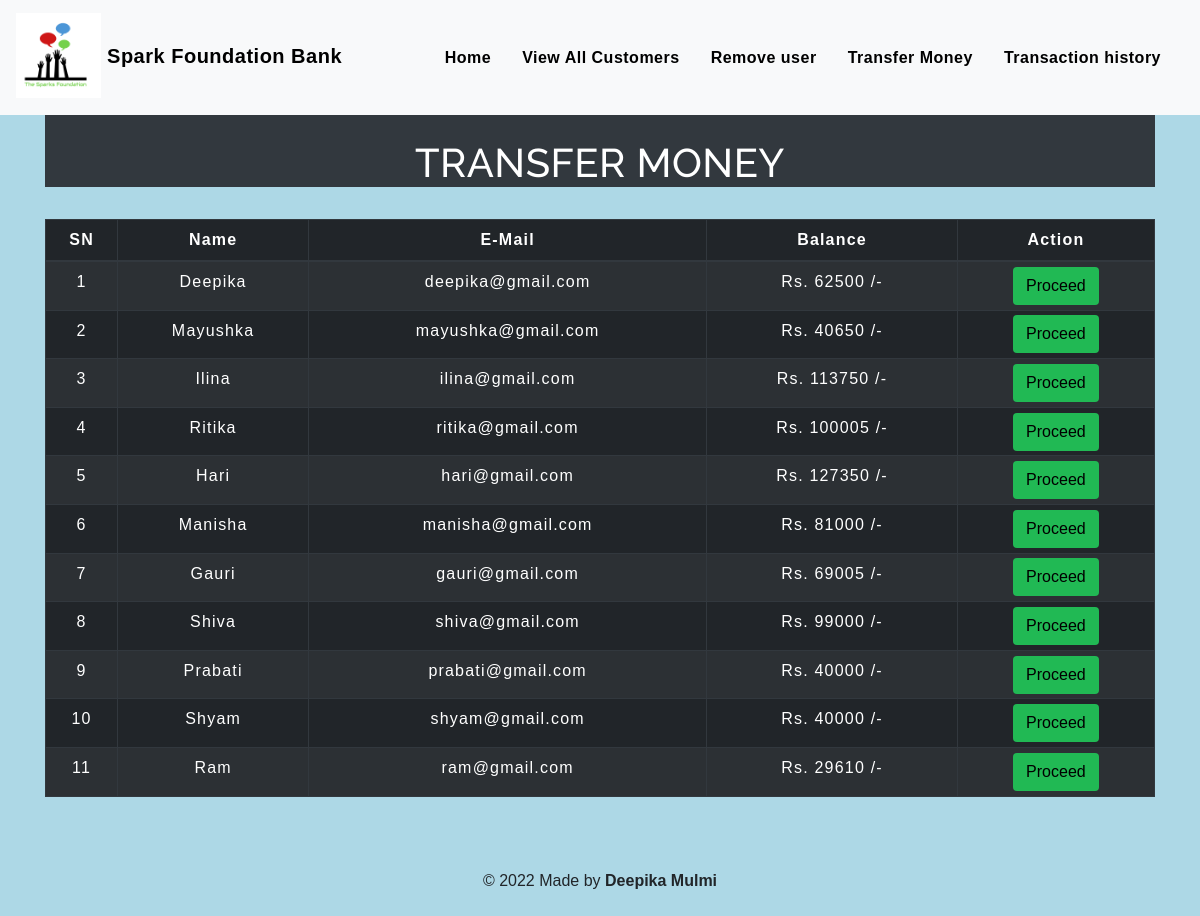
The app's page /transfermoney.php with its own data.
### tables this page shows
CREATE TABLE `users` (
  `id` int(3) NOT NULL,
  `name` text NOT NULL,
  `email` varchar(30) NOT NULL,
  `gender` varchar(155) NOT NULL,
  `balance` int(8) NOT NULL
);

### transfermoney.php (the view, shortened to what this page needs)
<!DOCTYPE html>
<html lang="en">
<head>
    <link rel="stylesheet" href="https://maxcdn.bootstrapcdn.com/bootstrap/4.0.0/css/bootstrap.min.css">
    <link rel="stylesheet" type="text/css" href="css/table.css">
    <link rel="stylesheet" type="text/css" href="css/navbar.css">
</head>
<body style="background-color :#ADD8E6;">
<?php
    include 'config.php';
    $sql = "SELECT * FROM users";
    $result = mysqli_query($conn,$sql);
?>
<?php
  include 'navbar.php';
?>
<div class="container">
        <h2 class="text-center pt-4" style="color : white; background-color:#32383e;">TRANSFER MONEY</h2>
        <br>
            <div class="row">
                <div class="col">
                    <div class="table-responsive-sm">
                    <table class="table table-hover table-sm table-striped table-condensed table-bordered table-dark" style="border-color:white;">
                        <thead style="color : white;">
                            <tr>
                            <th scope="col" class="text-center py-2">SN</th>
                            <th scope="col" class="text-center py-2">Name</th>
                            <th scope="col" class="text-center py-2">E-Mail</th>
                            <th scope="col" class="text-center py-2">Balance</th>
                            <th scope="col" class="text-center py-2">Action</th>
                            </tr>
                        </thead>
                        <tbody>
                <?php
                    $cnt=1;
                    while($rows=mysqli_fetch_assoc($result)){
                ?>
                    <tr style="color : white;">
                        <td class="py-2"><?php echo $cnt;; ?></td>
                        <td class="py-2"><?php echo $rows['name']?></td>
                        <td class="py-2"><?php echo $rows['email']?></td>
                        <td class="py-2">Rs. <?php echo $rows['balance']?> /-</td>
                        <td><a href="selecteduserdetail.php?id= <?php echo $rows['id'] ;?>"> <button type="button" class="btn" style="background-color : #21b954;" style="border-radius:0%;">Proceed</button></a></td>
                    </tr>
                <?php
                $cnt=$cnt+1;
                    }
                ?>
                        </tbody>
                    </table>
                    </div>
                </div>
            </div>
         </div>
         <footer class="text-center mt-5 py-2">
            <p>&copy 2022 Made by <b>Deepika Mulmi </b></p>
        </footer>
</body>
</html>

### table.css (style rules this page uses)
* { padding: 0; margin: 0; box-sizing: border-box; font-family: sans-serif; }
h2 { font-size: 40px; }
table { letter-spacing: 1.2px; }
td { text-align: center; }
button { border:none; background: #6773dd; transition: 1s; }

### navbar.css (style rules this page uses)
h2 { color: #111010; letter-spacing: 0.5px; font-family: raleway; }

### transfermoney.php (style rules this page uses)
button { transition: 1.5s; }

### records on screen
users: name "Deepika", email "deepika@gmail.com", balance "62500"
users: name "Mayushka", email "mayushka@gmail.com", balance "40650"
users: name "Ilina", email "ilina@gmail.com", balance "113750"
users: name "Ritika", email "ritika@gmail.com", balance "100005"
users: name "Hari", email "hari@gmail.com", balance "127350"
users: name "Manisha", email "manisha@gmail.com", balance "81000"
users: name "Gauri", email "gauri@gmail.com", balance "69005"
users: name "Shiva", email "shiva@gmail.com", balance "99000"
users: name "Prabati", email "prabati@gmail.com", balance "40000"
users: name "Shyam", email "shyam@gmail.com", balance "40000"
users: name "Ram", email "ram@gmail.com", balance "29610"
